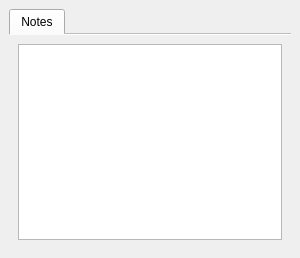
  <widget class="QDockWidget" name="dockWidget_7">
   <property name="sizePolicy">
    <sizepolicy hsizetype="Expanding" vsizetype="Expanding">
     <horstretch>0</horstretch>
     <verstretch>0</verstretch>
    </sizepolicy>
   </property>
   <property name="minimumSize">
    <size>
     <width>300</width>
     <height>160</height>
    </size>
   </property>
   <property name="features">
    <set>QDockWidget::DockWidgetFloatable|QDockWidget::DockWidgetMovable</set>
   </property>
   <property name="windowTitle">
    <string>CODE</string>
   </property>
   <attribute name="dockWidgetArea">
    <number>1</number>
   </attribute>
   <widget class="QWidget" name="dockWidgetContents_6">
    <layout class="QGridLayout" name="gridLayout_8">
     <item row="0" column="0">
      <widget class="QTabWidget" name="tabWidget">
       <property name="sizePolicy">
        <sizepolicy hsizetype="Expanding" vsizetype="Expanding">
         <horstretch>0</horstretch>
         <verstretch>0</verstretch>
        </sizepolicy>
       </property>
       <property name="autoFillBackground">
        <bool>true</bool>
       </property>
       <property name="styleSheet">
        <string notr="true"/>
       </property>
       <property name="tabShape">
        <enum>QTabWidget::Rounded</enum>
       </property>
       <property name="currentIndex">
        <number>0</number>
       </property>
       <property name="documentMode">
        <bool>true</bool>
       </property>
       <widget class="QWidget" name="tab">
        <attribute name="title">
         <string>Notes</string>
        </attribute>
        <layout class="QHBoxLayout" name="horizontalLayout">
         <item>
          <widget class="QTextEdit" name="notesEdit"/>
         </item>
        </layout>
       </widget>
      </widget>
     </item>
    </layout>
   </widget>
  </widget>
